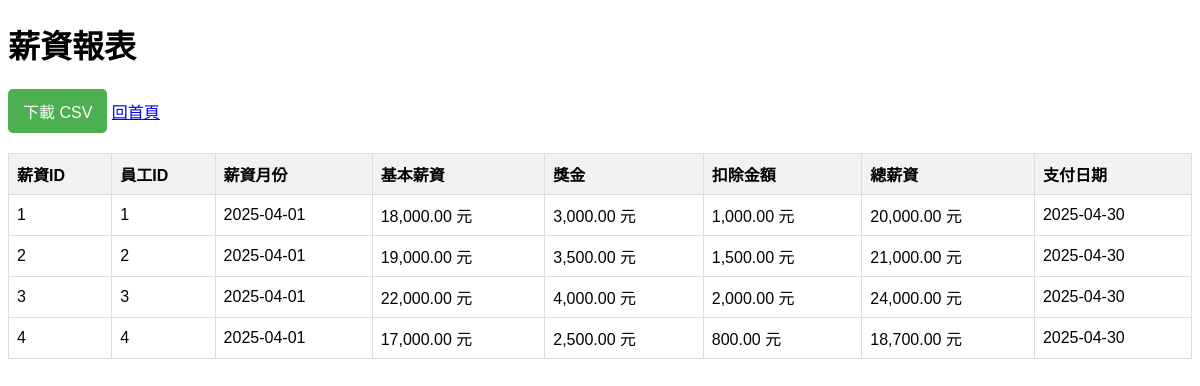
Page /reports/salary_report.php on the committed database.
### tables this page shows
CREATE TABLE `salary_payments` (
  `salary_id` int(11) NOT NULL,
  `employee_id` int(11) DEFAULT NULL,
  `salary_month` date DEFAULT NULL,
  `base_salary` decimal(10,2) DEFAULT NULL,
  `bonus` decimal(10,2) DEFAULT NULL,
  `deduction` decimal(10,2) DEFAULT NULL,
  `total_pay` decimal(15,2) DEFAULT NULL,
  `pay_date` date DEFAULT NULL
);

### reports/salary_report.php (the view, shortened to what this page needs)
<?php
include '../db_connect.php';
$query = "SELECT salary_id, employee_id, salary_month, base_salary, bonus, deduction, total_pay, pay_date FROM salary_payments";
$result = $conn->query($query);
?>
<!DOCTYPE html>
<html lang="en">
<head>
</head>
<body>
    <h1>薪資報表</h1>
    <a href="salary_report.php?download=csv" class="download-link">下載 CSV</a>
    <a href="../admin.php" class="btn btn-outline-primary">回首頁</a>
    <table>
        <thead>
            <tr>
                <th>薪資ID</th>
                <th>員工ID</th>
                <th>薪資月份</th>
                <th>基本薪資</th>
                <th>獎金</th>
                <th>扣除金額</th>
                <th>總薪資</th>
                <th>支付日期</th>
            </tr>
        </thead>
        <tbody>
            <?php if ($result->num_rows > 0): ?>
                <?php while ($salary = $result->fetch_assoc()): ?>
                    <tr>
                        <td><?= htmlspecialchars($salary['salary_id']) ?></td>
                        <td><?= htmlspecialchars($salary['employee_id']) ?></td>
                        <td><?= htmlspecialchars($salary['salary_month']) ?></td>
                        <td><?= htmlspecialchars(number_format($salary['base_salary'], 2)) ?> 元</td>
                        <td><?= htmlspecialchars(number_format($salary['bonus'], 2)) ?> 元</td>
                        <td><?= htmlspecialchars(number_format($salary['deduction'], 2)) ?> 元</td>
                        <td><?= htmlspecialchars(number_format($salary['total_pay'], 2)) ?> 元</td>
                        <td><?= htmlspecialchars($salary['pay_date']) ?></td>
                    </tr>
                <?php endwhile; ?>
            <?php else: ?>
                <tr>
                    <td colspan="8">無資料</td>
                </tr>
            <?php endif; ?>
        </tbody>
    </table>
</body>
</html>

### reports/salary_report.php (style rules this page uses)
body { font-family: Arial, sans-serif; }
table { width: 100%; border-collapse: collapse; margin-top: 20px; }
th, td { border: 1px solid #ddd; padding: 8px; text-align: left; }
th { background-color: #f2f2f2; }
.download-link { text-decoration: none; color: white; background-color: #4CAF50; padding: 10px 15px; border-radius: 5px; display: inline-block; }

### rows in the picture
salary_payments: salary_id "1", employee "1", salary_month "2025-04-01", base_salary "18,000.00", bonus "3,000.00", deduction "1,000.00", total_pay "20,000.00", pay_date "2025-04-30"
salary_payments: salary_id "2", employee "2", salary_month "2025-04-01", base_salary "19,000.00", bonus "3,500.00", deduction "1,500.00", total_pay "21,000.00", pay_date "2025-04-30"
salary_payments: salary_id "3", employee "3", salary_month "2025-04-01", base_salary "22,000.00", bonus "4,000.00", deduction "2,000.00", total_pay "24,000.00", pay_date "2025-04-30"
salary_payments: salary_id "4", employee "4", salary_month "2025-04-01", base_salary "17,000.00", bonus "2,500.00", deduction "800.00", total_pay "18,700.00", pay_date "2025-04-30"
